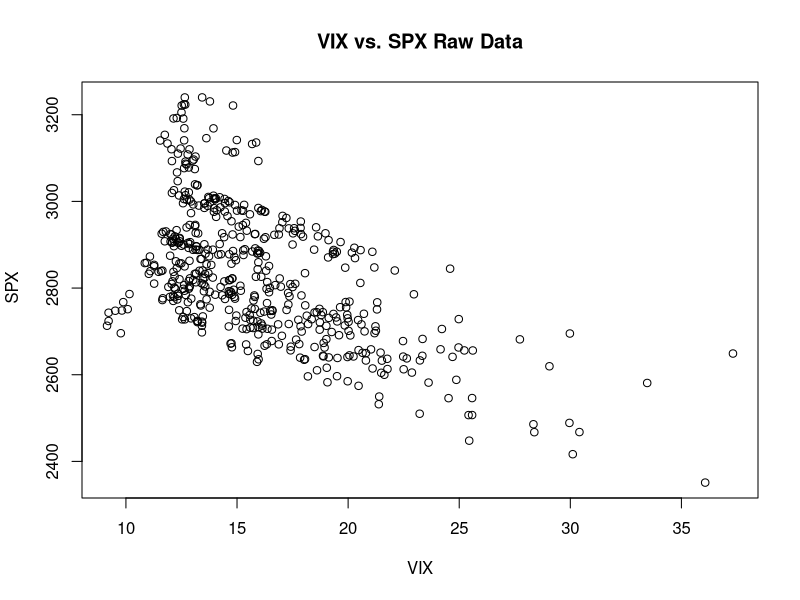
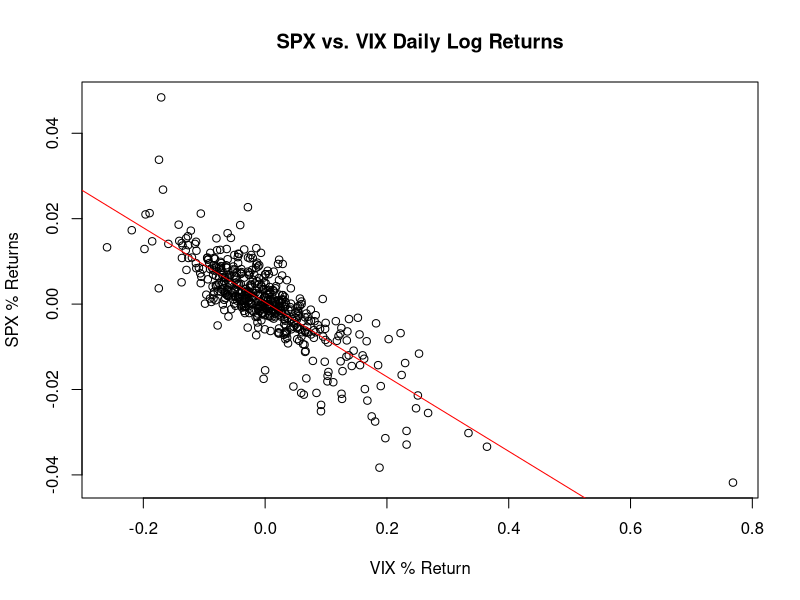
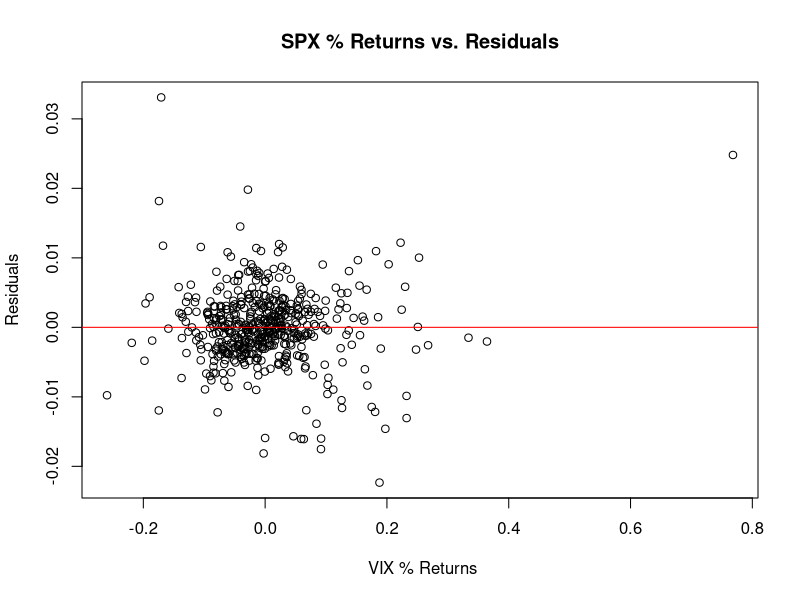

Generate these figures, in order, with R:
getwd()

leverage = read.csv(file = "leverage.csv")

par(mfrow=c(1,1))

plot(
  leverage$SPX ~ leverage$VIX,
  xlab = "VIX",
  ylab =" SPX",
  main = "VIX vs. SPX Raw Data",
  pch = 1,
)

# len<-dim(corp)[1]
# Do we need to annualize the returns?
# Calculate the daily return for each column.
returns_spx <- round(diff(log(leverage$SPX)), 4)
returns_vix <- round(diff(log(leverage$VIX)), 4)

# (i) and (ii)
plot(
  returns_vix,
  returns_spx,
  xlab = "VIX % Return",
  ylab ="SPX % Returns",
  main = "SPX vs. VIX Daily Log Returns",
)
model = lm(returns_spx ~ returns_vix)
abline(model, col=c("red"))

# Check our Model
plot(
   model$residuals ~ returns_vix,
  ylab = "Residuals",
  xlab =" VIX % Returns",
  main = "SPX % Returns vs. Residuals",
  pch = 1,
)
residuals_model = lm(model$residuals ~ returns_vix)
abline(residuals_model, col=c("red"))
# sum(model$residuals)
# cor(model$residuals, returns_vix)

# Calculate coefficients using standard deviation and correlation
b1 = cor(returns_vix, returns_spx) * (sd(returns_spx)/sd(returns_vix))
b0 = mean(returns_spx) - mean(returns_vix) * b1
# model$coefficients["(Intercept)"] == b0
# model$coefficients["returns_vix] == b1

# (iii)
model_summary = summary(model)
model_anova = anova(model)

ssr = model_anova["returns_vix","Sum Sq"]
sse = model_anova["Residuals", "Sum Sq"]
sst = ssr + sse
# cbind(ssr, sse, sst)
# print(model_summary)
# print(model_anova)

# (iv)
model_correlation = sqrt(model_summary$r.squared)
model_correlation_matches = - model_correlation == cor(returns_vix, returns_spx)
paste("Model r-squared and correlation match:", model_correlation_matches)

# (v)
predict_confidence = 0.90
predict_stdev = 0.025
predict_vix_return = 0.10
predict_y =
    model$coefficients["(Intercept)"] +
    (model$coefficients["returns_vix"] * predict_vix_return)

# Y ~ N(predict_y, predict_vix_return)
# PI = Y +/- stdev
predict_interval = qnorm(predict_confidence, mean = predict_y, sd = predict_stdev)
predict_lower = predict_y - predict_interval
predict_upper = predict_y + predict_interval
cbind(predict_lower, predict_upper)
